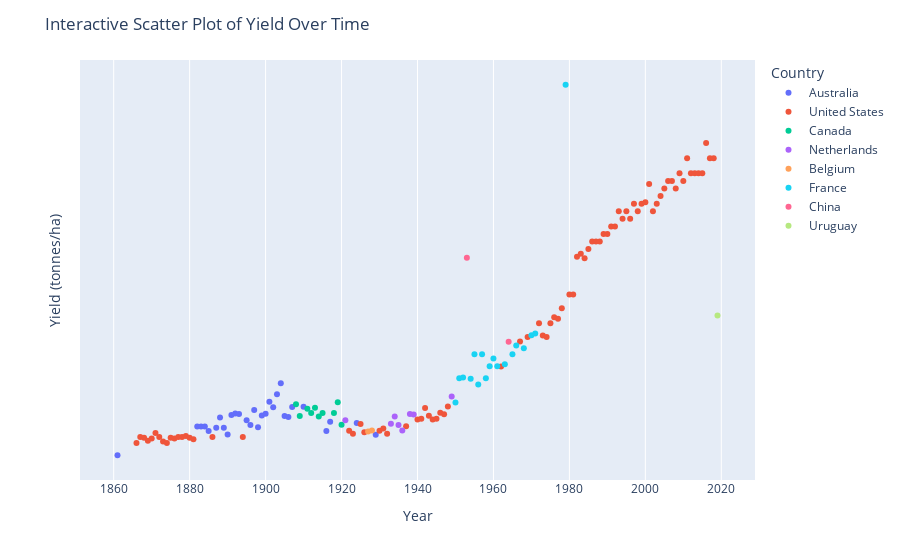

The notebook cell saved with this chart:
### Markdown cell above
We generate an interactive scatter plot using Plotly Express to showcase the country with the highest crop yield each year. If offers a dynamic visualization of yield trends over time, allowing users to hover over detailed information. The plot displays the relationship between years and crop yield, whith countries color-coded for easy identification.

### Code cell
#country with the highest yield per year, hover for more info

import plotly.express as px
# Group data by 'year' and find the country with the highest yield in each year
highest_yield_per_year = df.groupby('year').apply(lambda x: x.loc[x['yield(tonnes/ha)'].idxmax()]).reset_index(drop=True)

# Create an interactive scatter plot with hover labels
fig = px.scatter(highest_yield_per_year, x='year', y='yield(tonnes/ha)', color='country', hover_name='country', labels={'country': 'Country'})
fig.update_layout(
    title='Interactive Scatter Plot of Yield Over Time',
    xaxis_title='Year',
    yaxis_title='Yield (tonnes/ha)',
)

# Set the y-axis tick values to be every year
fig.update_yaxes(tickvals=highest_yield_per_year['year'].unique())

fig.show()

### Figure 1 — Plotly figure (JSON) as saved in the notebook; plotly's stock layout.template omitted (floating-point values rounded to 4 significant figures; data arrays with more than 128 entries replaced by an {"elided": "..."} marker saying what was removed)
{"data": [{"hovertemplate": "<b>%{hovertext}</b><br><br>Country=Australia<br>year=%{x}<br>yield(tonnes/ha)=%{y}<extra></extra>", "hovertext": ["Australia", "Australia", "Australia", "Australia", "Australia", "Australia", "Australia", "Australia", "Australia", "Australia", "Australia", "Australia", "Australia", "Australia", "Australia", "Australia", "Australia", "Australia", "Australia", "Australia", "Australia", "Australia", "Australia", "Australia", "Australia", "Australia", "Australia", "Australia", "Australia", "Australia"], "legendgroup": "Australia", "marker": {"color": "#636efa", "symbol": "circle"}, "mode": "markers", "name": "Australia", "orientation": "v", "showlegend": true, "type": "scatter", "x": [1861, 1882, 1883, 1884, 1885, 1887, 1888, 1889, 1890, 1891, 1892, 1893, 1895, 1896, 1897, 1898, 1899, 1900, 1901, 1902, 1903, 1904, 1905, 1906, 1907, 1910, 1916, 1917, 1924, 1929], "xaxis": "x", "y": [1.812, 3, 3, 3, 2.812, 2.95, 3.375, 2.957, 2.676, 3.476, 3.545, 3.519, 3.261, 3.069, 3.692, 2.977, 3.465, 3.533, 4.026, 3.805, 4.341, 4.792, 3.435, 3.396, 3.809, 3.818, 2.822, 3.204, 3.153, 2.662], "yaxis": "y"}, {"hovertemplate": "<b>%{hovertext}</b><br><br>Country=United States<br>year=%{x}<br>yield(tonnes/ha)=%{y}<extra></extra>", "hovertext": ["United States", "United States", "United States", "United States", "United States", "United States", "United States", "United States", "United States", "United States", "United States", "United States", "United States", "United States", "United States", "United States", "United States", "United States", "United States", "United States", "United States", "United States", "United States", "United States", "United States", "United States", "United States", "United States", "United States", "United States", "United States", "United States", "United States", "United States", "United States", "United States", "United States", "United States", "United States", "United States", "United States", "United States", "United States", "United States", "United States", "United States", "United States", "United States", "United States", "United States", "United States", "United States", "United States", "United States", "United States", "United States", "United States", "United States", "United States", "United States", "United States", "United States", "United States", "United States", "United States", "United States", "United States", "United States", "United States", "United States", "United States", "United States", "United States", "United States", "United States", "United States", "United States", "United States", "United States", "United States", "United States", "United States", "United States", "United States"], "legendgroup": "United States", "marker": {"color": "#EF553B", "symbol": "circle"}, "mode": "markers", "name": "United States", "orientation": "v", "showlegend": true, "type": "scatter", "x": [1866, 1867, 1868, 1869, 1870, 1871, 1872, 1873, 1874, 1875, 1876, 1877, 1878, 1879, 1880, 1881, 1886, 1894, 1922, 1923, 1925, 1926, 1930, 1931, 1932, 1937, 1940, 1941, 1942, 1943, 1944, 1945, 1946, 1947, 1948, 1962, 1967, 1969, 1972, 1973, 1974, 1975, 1976, 1977, 1978, 1980, 1981, 1982, 1983, 1984, 1985, 1986, 1987, 1988, 1989, 1990, 1991, 1992, 1993, 1994, 1995, 1996, 1997, 1998, 1999, 2000, 2001, 2002, 2003, 2004, 2005, 2006, 2007, 2008, 2009, 2010, 2011, 2012, 2013, 2014, 2015, 2016, 2017, 2018], "xaxis": "x", "y": [2.322, 2.574, 2.542, 2.417, 2.511, 2.73, 2.574, 2.385, 2.322, 2.542, 2.511, 2.574, 2.574, 2.611, 2.542, 2.479, 2.574, 2.574, 2.825, 2.699, 3.107, 2.762, 2.825, 2.919, 2.699, 3.013, 3.295, 3.327, 3.766, 3.452, 3.295, 3.327, 3.578, 3.515, 3.829, 5.492, 6.528, 6.716, 7.281, 6.779, 6.716, 7.281, 7.532, 7.47, 7.909, 8.474, 8.474, 10.04, 10.17, 9.98, 10.36, 10.67, 10.67, 10.67, 10.98, 10.98, 11.3, 11.3, 11.93, 11.61, 11.93, 11.61, 12.24, 11.93, 12.24, 12.3, 13.06, 11.93, 12.24, 12.55, 12.87, 13.18, 13.18, 12.87, 13.5, 13.18, 14.12, 13.5, 13.5, 13.5, 13.5, 14.75, 14.12, 14.12], "yaxis": "y"}, {"hovertemplate": "<b>%{hovertext}</b><br><br>Country=Canada<br>year=%{x}<br>yield(tonnes/ha)=%{y}<extra></extra>", "hovertext": ["Canada", "Canada", "Canada", "Canada", "Canada", "Canada", "Canada", "Canada", "Canada", "Canada"], "legendgroup": "Canada", "marker": {"color": "#00cc96", "symbol": "circle"}, "mode": "markers", "name": "Canada", "orientation": "v", "showlegend": true, "type": "scatter", "x": [1908, 1909, 1911, 1912, 1913, 1914, 1915, 1918, 1919, 1920], "xaxis": "x", "y": [3.922, 3.434, 3.739, 3.569, 3.786, 3.414, 3.565, 3.567, 4.012, 3.081], "yaxis": "y"}, {"hovertemplate": "<b>%{hovertext}</b><br><br>Country=Netherlands<br>year=%{x}<br>yield(tonnes/ha)=%{y}<extra></extra>", "hovertext": ["Netherlands", "Netherlands", "Netherlands", "Netherlands", "Netherlands", "Netherlands", "Netherlands", "Netherlands"], "legendgroup": "Netherlands", "marker": {"color": "#ab63fa", "symbol": "circle"}, "mode": "markers", "name": "Netherlands", "orientation": "v", "showlegend": true, "type": "scatter", "x": [1921, 1933, 1934, 1935, 1936, 1938, 1939, 1949], "xaxis": "x", "y": [3.265, 3.113, 3.419, 3.062, 2.838, 3.527, 3.5, 4.244], "yaxis": "y"}, {"hovertemplate": "<b>%{hovertext}</b><br><br>Country=Belgium<br>year=%{x}<br>yield(tonnes/ha)=%{y}<extra></extra>", "hovertext": ["Belgium", "Belgium"], "legendgroup": "Belgium", "marker": {"color": "#FFA15A", "symbol": "circle"}, "mode": "markers", "name": "Belgium", "orientation": "v", "showlegend": true, "type": "scatter", "x": [1927, 1928], "xaxis": "x", "y": [2.8, 2.84], "yaxis": "y"}, {"hovertemplate": "<b>%{hovertext}</b><br><br>Country=France<br>year=%{x}<br>yield(tonnes/ha)=%{y}<extra></extra>", "hovertext": ["France", "France", "France", "France", "France", "France", "France", "France", "France", "France", "France", "France", "France", "France", "France", "France", "France", "France"], "legendgroup": "France", "marker": {"color": "#19d3f3", "symbol": "circle"}, "mode": "markers", "name": "France", "orientation": "v", "showlegend": true, "type": "scatter", "x": [1950, 1951, 1952, 1954, 1955, 1956, 1957, 1958, 1959, 1960, 1961, 1963, 1965, 1966, 1968, 1970, 1971, 1979], "xaxis": "x", "y": [4, 5, 5.038, 4.984, 6, 4.75, 6, 5, 5.5, 5.819, 5.5, 5.589, 6, 6.36, 6.246, 6.789, 6.861, 17.17], "yaxis": "y"}, {"hovertemplate": "<b>%{hovertext}</b><br><br>Country=China<br>year=%{x}<br>yield(tonnes/ha)=%{y}<extra></extra>", "hovertext": ["China", "China"], "legendgroup": "China", "marker": {"color": "#FF6692", "symbol": "circle"}, "mode": "markers", "name": "China", "orientation": "v", "showlegend": true, "type": "scatter", "x": [1953, 1964], "xaxis": "x", "y": [10, 6.518], "yaxis": "y"}, {"hovertemplate": "<b>%{hovertext}</b><br><br>Country=Uruguay<br>year=%{x}<br>yield(tonnes/ha)=%{y}<extra></extra>", "hovertext": ["Uruguay"], "legendgroup": "Uruguay", "marker": {"color": "#B6E880", "symbol": "circle"}, "mode": "markers", "name": "Uruguay", "orientation": "v", "showlegend": true, "type": "scatter", "x": [2019], "xaxis": "x", "y": [7.608], "yaxis": "y"}], "layout": {"legend": {"title": {"text": "Country"}, "tracegroupgap": 0}, "margin": {"t": 60}, "title": {"text": "Interactive Scatter Plot of Yield Over Time"}, "xaxis": {"anchor": "y", "domain": [0, 1], "title": {"text": "Year"}}, "yaxis": {"anchor": "x", "domain": [0, 1], "tickvals": {"elided": "155 int values"}, "title": {"text": "Yield (tonnes/ha)"}}}}
